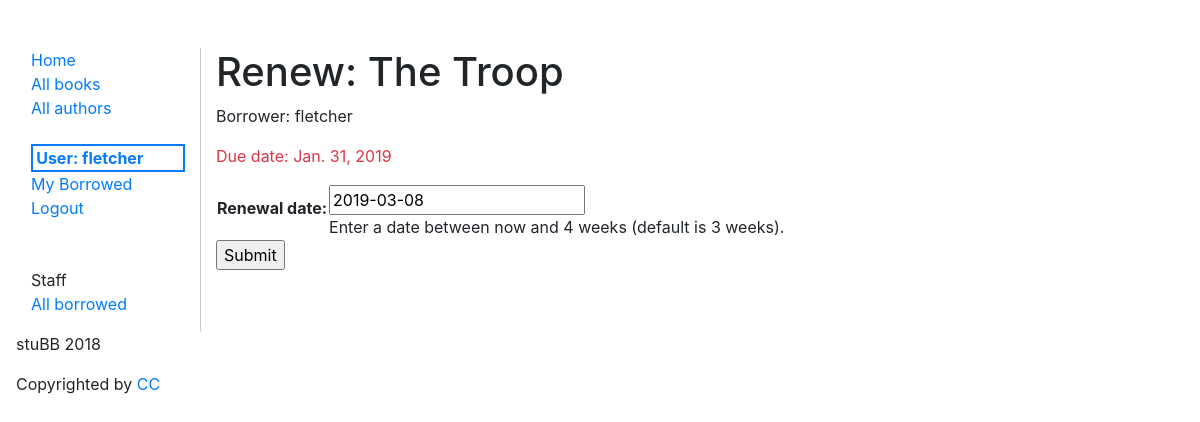
/catalog/book/cfe65194-7470-4e4b-88c4-722f3ceb3534/renew/ (signed in), run on the app's committed database.
### catalog/models.py (models this page shows, shortened)
class BookInstance(models.Model):
  id = models.UUIDField(primary_key=True, default=uuid.uuid4,
                        help_text="Unique ID for this particular book across whole library")
  book = models.ForeignKey('Book', on_delete=models.SET_NULL, null=True)
  imprint = models.CharField(max_length=200)
  due_back = models.DateField(null=True, blank=True)
  borrower = models.ForeignKey(User, on_delete=models.SET_NULL, null=True, blank=True)
  @property
  def is_overdue(self):
    if self.due_back and date.today() > self.due_back:
      return True
    return False
  LOAN_STATUS = (
    ('d', 'Maintenance'),
    ('o', 'On loan'),
    ('a', 'Available'),
    ('r', 'Reserved'),
  )
  status = models.CharField(max_length=1, choices=LOAN_STATUS, blank=True, default='d', help_text='Book availability')
  class Meta:
    ordering = ["due_back"]
    permissions = (("can_mark_returned", "Set book as returned"),)

class Book(models.Model):
  title = models.CharField(max_length=200)
  author = models.ForeignKey('Author', on_delete=models.SET_NULL, null=True)
  summary = models.TextField(max_length=1000, help_text="Enter a brief description of the book")
  isbn = models.CharField('ISBN', max_length=14,
                          help_text='13 Character <a href="https://www.isbn-international.org/content/what-isbn">ISBN number</a>')
  genre = models.ManyToManyField(Genre, help_text="Select a genre for this book")
  subject = models.CharField(max_length=100, null=True, blank=True)
  publisher = models.CharField(max_length=250, null=True, blank=True)
  contributor = models.CharField(max_length=200, null=True, blank=True, help_text="An entity responsible for making contributions to the content of the resource.")
  date = models.DateField(null=True, blank=True,)
  type = models.CharField(max_length=60, null=True, blank=True, help_text="Genre")
  format = models.CharField(max_length=60, null=True, blank=True, help_text="Format may include the media-type or dimensions of the resource.")
  source = models.CharField(max_length=60, null=True, blank=True)
  language = models.CharField(max_length=60, null=True, blank=True)
  relation = models.CharField(max_length=60, null=True, blank=True, help_text="A reference to a related resource.")
  coverage = models.CharField(max_length=250, null=True, blank=True, help_text="Coverage will typically include spatial location (a place name or geographic coordinates), temporal period (a period label, date, or date range) or jurisdiction (such as a named administrative entity).")
  rights = models.CharField(max_length=250, null=True, blank=True, help_text="A Rights element will contain a rights management statement for the resource, or reference a service providing such information.")
  class Meta:
    ordering = ['title']
  def display_genre(self):
    """Note: Getting the genre may not be a good idea here, because
      of the "cost" of the database operation. We're showing you how because
      calling functions in your models can be very useful for other reasons —
      for example to add a Delete link next to every item in the list."""
    """Creates a string for the Genre. This is required to display genre in Admin."""
    return ', '.join([genre.name for genre in self.genre.all()[:3]])
  display_genre.short_description = 'Genre'

### catalog/views.py (the view)
# urls.py: path('book/<uuid:pk>/renew/', views.renew_book_librarian, name='renew-book'),
@login_required
def renew_book_librarian(request, pk):
    book_instance = get_object_or_404(BookInstance, pk=pk)
    if request.method == 'POST':
        form = RenewBookForm(request.POST)
        if form.is_valid():
            book_instance.due_back = form.cleaned_data['renewal_date']
            book_instance.save()
            return HttpResponseRedirect(reverse('all-borrowed') )
    else:
        proposed_renewal_date = datetime.date.today() + datetime.timedelta(weeks=3)
        form = RenewBookForm(initial={'renewal_date': proposed_renewal_date})
    context = {
        'form': form,
        'book_instance': book_instance,
    }
    return render(request, 'catalog/book_renew_librarian.html', context)

### catalog/forms.py (shortened to what this page needs)
class RenewBookForm(forms.Form):
  renewal_date = forms.DateField(help_text="Enter a date between now and 4 weeks (default is 3 weeks).")

### templates/catalog/book_renew_librarian.html (shortened to what this page needs)
{% extends "catalog/base.html" %}
{% block content %}
  <h1>Renew: {{ book_instance.book.title }}</h1>
  <p>Borrower: {{ book_instance.borrower }}</p>
  <p class="{% if book_instance.is_overdue %}text-danger{% endif %}">
    Due date: {{ book_instance.due_back }}</p>
  <form action="" method="post">
    <table>
    {{ form.as_table }}
    </table>
    <input type="submit" value="Submit">
  </form>
{% endblock %}

### templates/catalog/base.html (shortened to what this page needs)
<!DOCTYPE html>
<html lang="en">
  <head>
    {% load staticfiles %}
    {% block head %}
    <link rel="stylesheet" href="{% static 'styles/catalog.css' %}" />
    <link rel="stylesheet" href="https://stackpath.bootstrapcdn.com/bootstrap/4.1.3/css/bootstrap.min.css">
    {% endblock %}
  </head>
  <body>
    <div class="container-fluid">
    <div class="row">
      <div class="col-sm-2">
      {% block sidebar %}
        <ul class="sidebar-nav">
          <li><a href="{% url 'index' %}">Home</a></li>
          <li><a href="{% url 'books' %}">All books</a></li>
          <li><a href="{% url 'authors' %}">All authors</a></li><br />
        {% if user.is_authenticated %}
          <li class="current-user">User: {{ user.get_username }}</li>
          <li><a href="{% url 'my-borrowed' %}">My Borrowed</a> </li>
          <li><a href="{% url 'logout'%}">Logout</a></li>
          <br><br>
          <li>Staff</li>
          <li><a href="{% url 'all-borrowed' %}">All borrowed</a></li>
        {% else %}
          <li><a href="{% url 'login'%}">Login</a></li>
        {% endif %}
        </ul>
     {% endblock %}
      </div>
      <div class="col-sm-10 content">
        {% block content %}{% endblock %}
      </div>
    </div>
  </div>
  <footer class="basic-footer">
      <p> stuBB 2018</p>
      <p>Copyrighted by <a href="https://creativecommons.org/licenses/by/3.0/">CC</a></p>
  </footer>
  </body>
</html>

### catalog/static/styles/catalog.css (style rules this page uses)
.sidebar-nav { margin-top: 3em; list-style: none; margin-left: -1.5em; }
.content { margin-top: 3em; border-left: 1px solid #ccc; }
.current-user { border: 2px solid #077bff; color: #077bff; font-weight: bold; padding-left: .2em; }
footer { padding-left: 1em; }

### data on the page
BookInstance: book "The Troop", borrower "fletcher", due_back "Jan. 31, 2019"

### other printed values
{{ user.get_username }} "fletcher"
